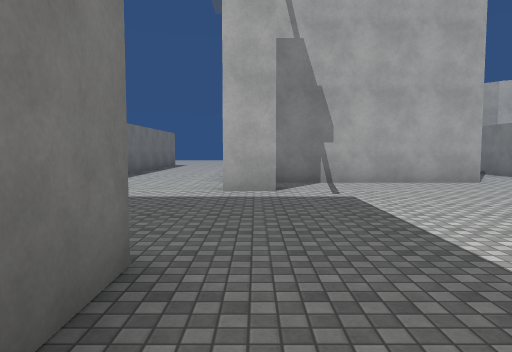
[1] (above)

13 first-person views from a walk through a scene from a Unity 3-D project. The camera is 1.5 m above the floor, tilts 4° down and sees 70° across. The floor is counted in squares, 2 m on a side. Each view is taken from the middle of a square. On the plan, view 1 faces up. The plan holds only what a view shows up to about 11 squares ahead; the rest is blank. The place goes on beyond the plan. The player is left out. Surface patterns are stand-ins for the level's own textures.

[2]
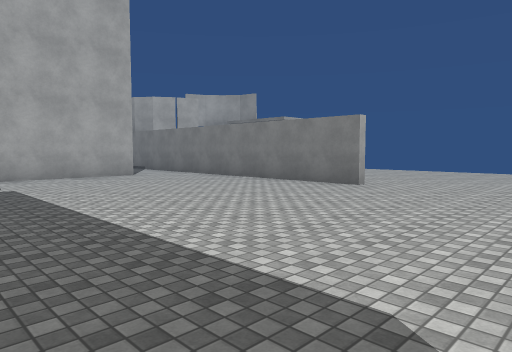

[3]
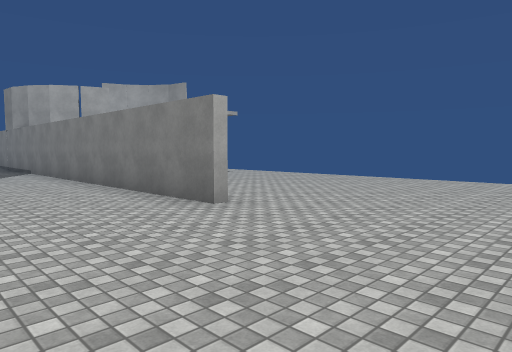

[4]
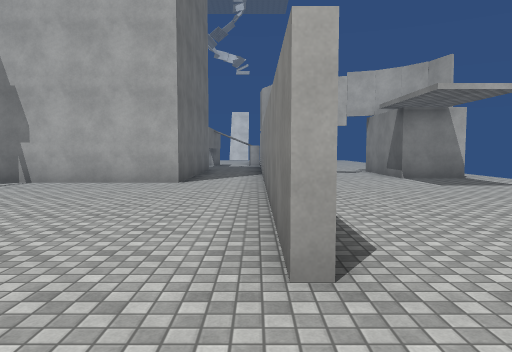

[5]
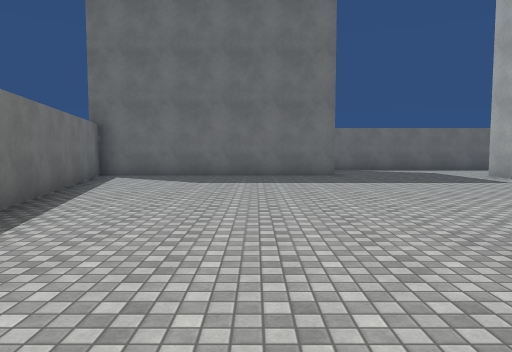

[6]
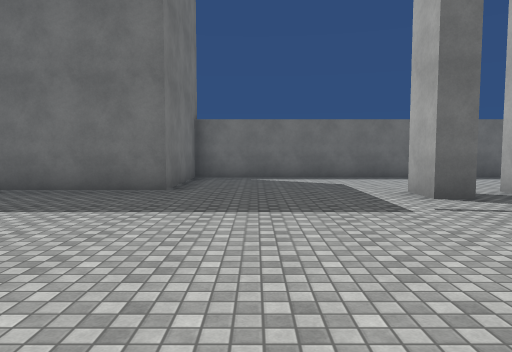

[7]
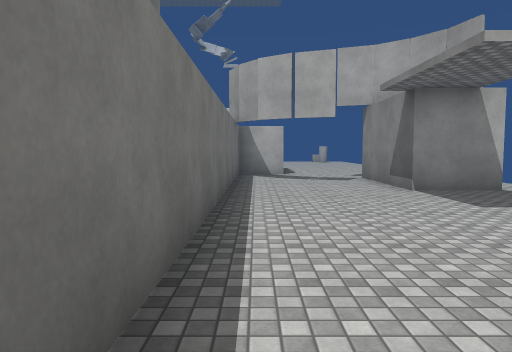

[8]
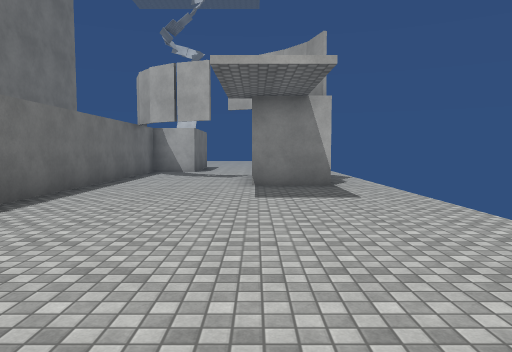

[9]
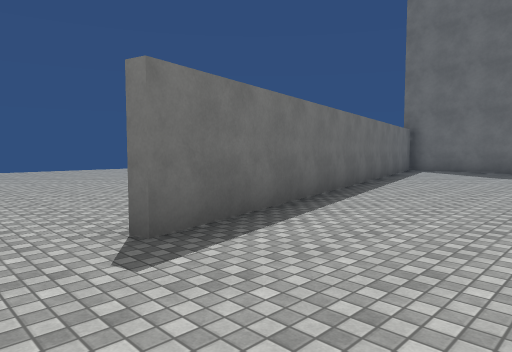

[10]
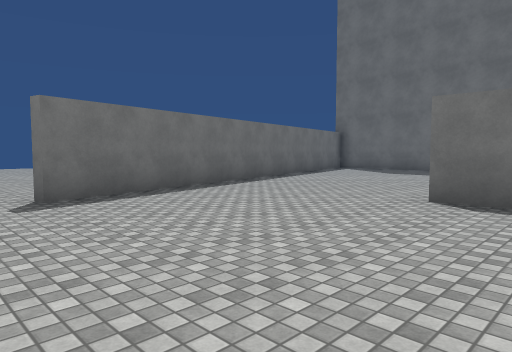

[11]
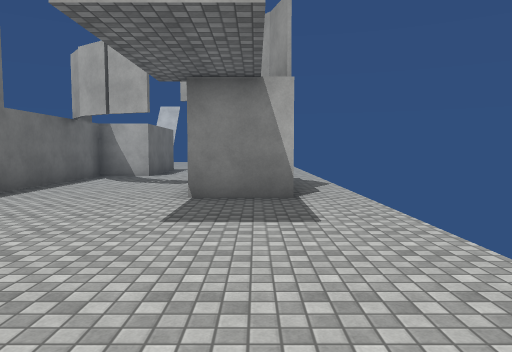

[12]
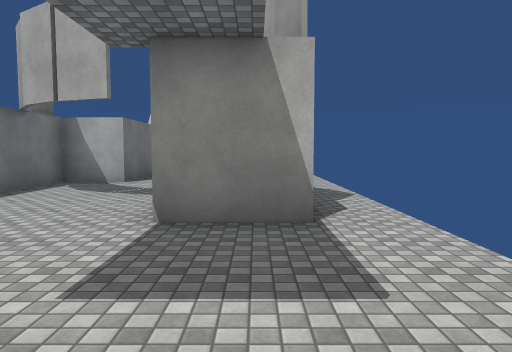

[13]
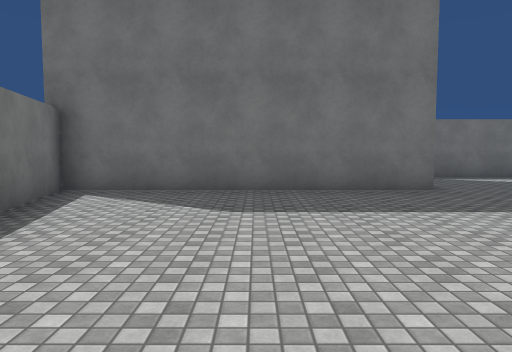

### Floor plan
Points are (right, up) in squares from view 1. A wall is a line through its corners. A room is listed if a view was taken in it or the views show most of it. See-through windows are left out.
Room 1 (views 1, 2, 3, 4, 5, 6, 7, 8, 9, 10, 11, 12, 13)
walls: (7.2, 2) (7.2, 8.4); (5.2, 8.5) (-0.8, 8.5); (0.4, 7.5) (0.4, 6.8) (-0.6, 6.8); (12.6, 9.8) (10.9, 9.8) (10.9, 13.1); (7.5, 13.5) (7.5, 2); (-0.2, -4.5) (11.5, -1.8) (11.6, -2.2); (-4, 8.2) (-4, 2.3) (-0.8, 2.3) (-0.8, -4.5)
ways out: opening at (-2, 8.3); opening at (6, 9); opening at (9, 14); opening at (12.5, -2); opening at (13, 10)

Positions as (right, up) in squares from view 1, and headings:
1: (0, 0), facing up
2: (0, -2), facing up-right
3: (4, -2), facing up-right
4: (7, 0), facing up
5: (10, 0), facing left
6: (6, 4), facing left
7: (8, 3), facing up
8: (11, 2), facing up
9: (13, 1), facing down-left
10: (13, 4), facing down-left
11: (12, 4), facing up
12: (12, 6), facing up
13: (6, -1), facing left
